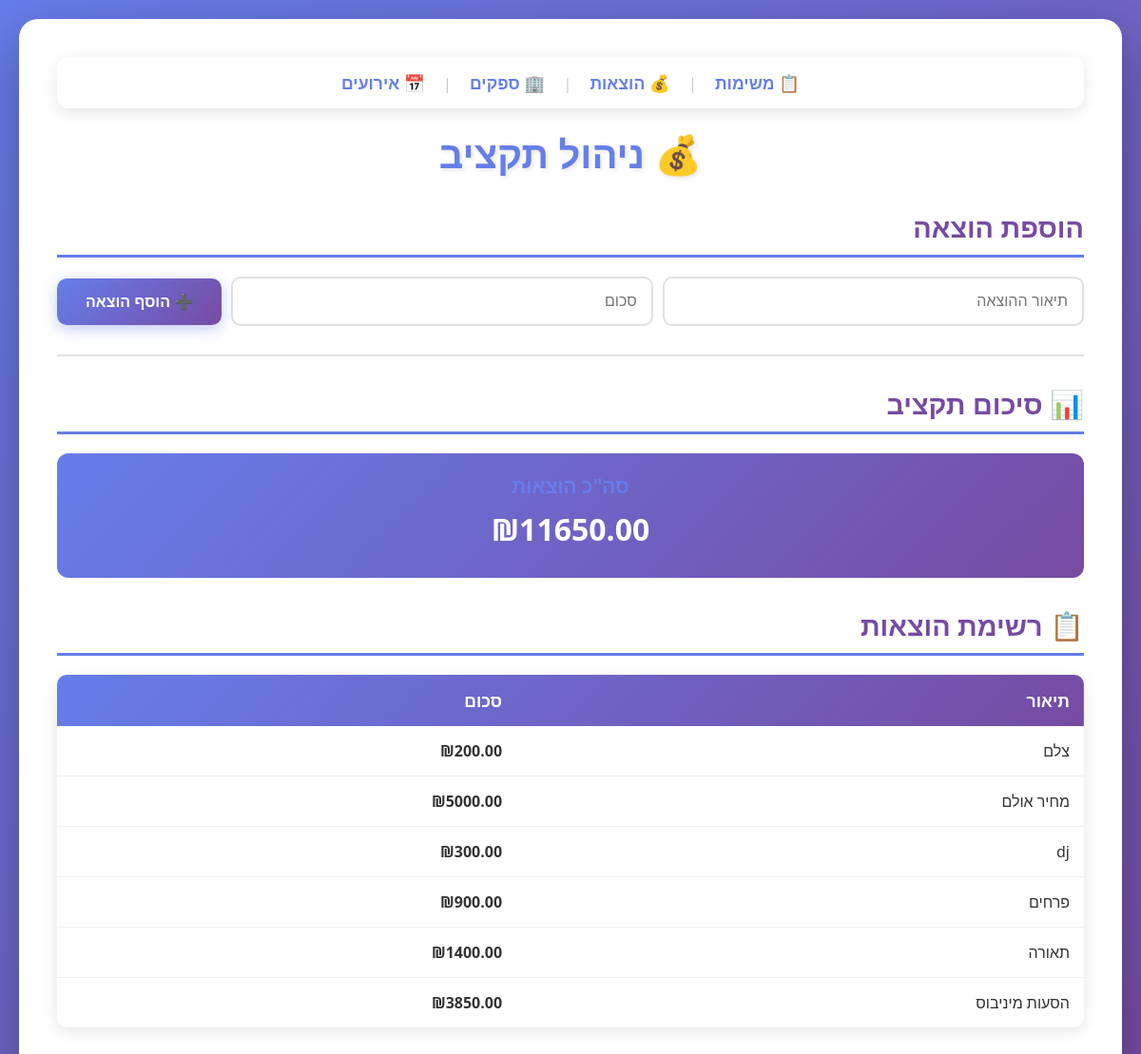
Page /budget on the committed database.
### tables this page shows
CREATE TABLE expenses (
    id INTEGER PRIMARY KEY AUTOINCREMENT,
    description TEXT NOT NULL,
    amount REAL NOT NULL
);

### app.py (the view)
@app.route('/budget')
def budget():
    conn = sqlite3.connect('database.db')
    conn.row_factory = sqlite3.Row
    c = conn.cursor()
    c.execute('SELECT * FROM expenses')
    expenses = c.fetchall()
    c.execute('SELECT SUM(amount) FROM expenses')
    total = c.fetchone()[0] or 0
    conn.close()
    return render_template('budget.html', expenses=expenses, total=total)

### templates/budget.html (shortened to what this page needs)
<!DOCTYPE html>
<html lang="he">
<head>
    <link rel="stylesheet" href="{{ url_for('static', filename='css/style.css') }}">
</head>
<body>
    <div class="container">
        <nav style="background: rgba(255,255,255,0.95); padding: 15px; border-radius: 12px; margin-bottom: 20px; text-align: center; box-shadow: 0 4px 15px rgba(0,0,0,0.1);">
            <a href="/tasks" style="margin: 0 15px; font-size: 1.1rem; text-decoration: none; color: #667eea; transition: all 0.3s;">📋 משימות</a>
            <span style="color: #ccc;">|</span>
            <a href="/budget" style="margin: 0 15px; font-size: 1.1rem; text-decoration: none; color: #667eea; font-weight: bold; transition: all 0.3s;">💰 הוצאות</a>
            <span style="color: #ccc;">|</span>
            <a href="/suppliers" style="margin: 0 15px; font-size: 1.1rem; text-decoration: none; color: #667eea; transition: all 0.3s;">🏢 ספקים</a>
            <span style="color: #ccc;">|</span>
            <a href="/events" style="margin: 0 15px; font-size: 1.1rem; text-decoration: none; color: #667eea; transition: all 0.3s;">📅 אירועים</a>
        </nav>
        <h1>💰 ניהול תקציב</h1>
        <h2>הוספת הוצאה</h2>
        <form action="/budget/add" method="post">
            <input type="text" name="description" placeholder="תיאור ההוצאה" required>
            <input type="number" name="amount" placeholder="סכום" step="0.01" required>
            <button type="submit">➕ הוסף הוצאה</button>
        </form>
        <hr>
        <h2>📊 סיכום תקציב</h2>
        <div style="background: linear-gradient(135deg, #667eea 0%, #764ba2 100%); color: white; padding: 20px; border-radius: 12px; text-align: center; margin-bottom: 30px;">
            <h3 style="margin: 0;">סה"כ הוצאות</h3>
            <p style="font-size: 2rem; margin: 10px 0; font-weight: bold;">₪{{ "%.2f"|format(total) }}</p>
        </div>
        <h2>📋 רשימת הוצאות</h2>
        {% if expenses %}
        <table>
            <thead>
                <tr>
                    <th>תיאור</th>
                    <th>סכום</th>
                </tr>
            </thead>
            <tbody>
                {% for expense in expenses %}
                <tr>
                    <td>{{ expense.description }}</td>
                    <td style="font-weight: bold;">₪{{ "%.2f"|format(expense.amount) }}</td>
                </tr>
                {% endfor %}
            </tbody>
        </table>
        {% else %}
        <div class="empty-message">
            <p>📭 אין הוצאות עדיין. הוסף הוצאה ראשונה!</p>
        </div>
        {% endif %}
    </div>
</body>
</html>

### static/css/style.css (style rules this page uses)
* { margin: 0; padding: 0; box-sizing: border-box; }
body { font-family: 'Segoe UI', Tahoma, Geneva, Verdana, sans-serif; background: linear-gradient(135deg, #667eea 0%, #764ba2 100%); min-height: 100vh; padding: 20px; direction: rtl; }
.container { max-width: 1200px; margin: 0 auto; background: white; padding: 40px; border-radius: 20px; box-shadow: 0 20px 60px rgba(0, 0, 0, 0.3); animation: fadeIn 0.5s ease-in; }
h1 { color: #667eea; text-align: center; margin-bottom: 30px; font-size: 2.5rem; text-shadow: 2px 2px 4px rgba(0, 0, 0, 0.1); }
h2 { color: #764ba2; margin: 30px 0 20px 0; padding-bottom: 10px; border-bottom: 3px solid #667eea; font-size: 1.8rem; }
h3 { color: #667eea; margin: 20px 0 15px 0; font-size: 1.3rem; }
hr { border: none; border-top: 2px solid #e0e0e0; margin: 30px 0; }
form { margin: 20px 0; display: flex; gap: 10px; flex-wrap: wrap; align-items: center; }
input[type="text"], input[type="number"], select { flex: 1; min-width: 200px; padding: 15px; border: 2px solid #e0e0e0; border-radius: 10px; font-size: 1rem; transition: all 0.3s; }
button { padding: 15px 30px; background: linear-gradient(135deg, #667eea 0%, #764ba2 100%); color: white; border: none; border-radius: 10px; font-size: 1rem; font-weight: bold; cursor: pointer; transition: all 0.3s; box-shadow: 0 4px 15px rgba(102, 126, 234, 0.4); }
table { width: 100%; border-collapse: collapse; margin: 20px 0; background: white; border-radius: 10px; overflow: hidden; box-shadow: 0 4px 15px rgba(0, 0, 0, 0.1); }
thead { background: linear-gradient(135deg, #667eea 0%, #764ba2 100%); color: white; }
th { padding: 15px; text-align: right; font-weight: bold; font-size: 1.1rem; }
td { padding: 15px; border-bottom: 1px solid #f0f0f0; text-align: right; color: #333 !important; vertical-align: middle; }
tr:last-child td { border-bottom: none; }
a { color: #667eea; text-decoration: none; font-weight: bold; transition: all 0.3s; }

### rows in the picture
expenses: description "צלם", amount "200.00"
expenses: description "מחיר אולם", amount "5000.00"
expenses: description "dj", amount "300.00"
expenses: description "פרחים", amount "900.00"
expenses: description "תאורה", amount "1400.00"
expenses: description "הסעות מיניבוס", amount "3850.00"

### other values in the picture
{{ "%.2f"|format(total) }} "11650.00"
